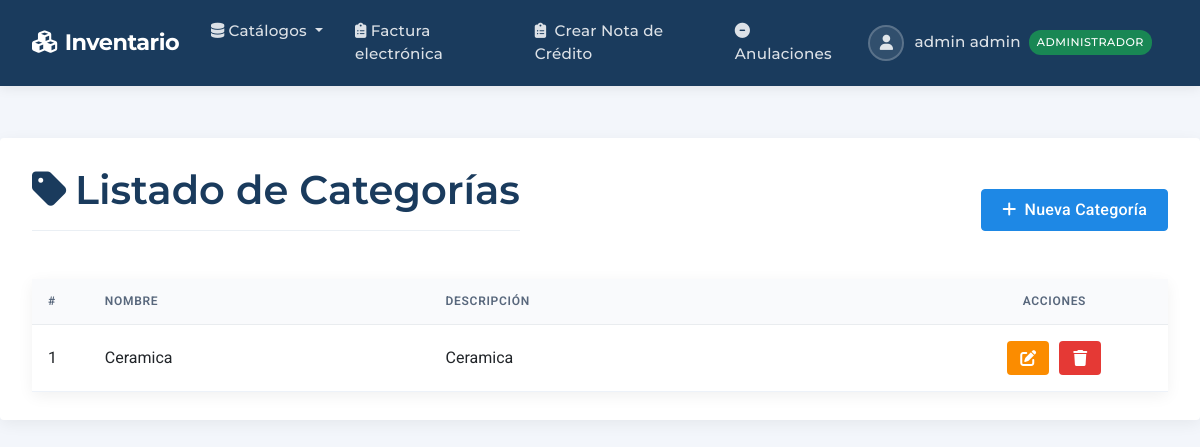
The app's page /categorias/ (signed in) with its own data.
### productos/models.py (models this page shows, shortened)
class Usuario(AbstractUser):
    rol = models.ForeignKey(
        Rol, on_delete=models.SET_NULL,
        null=True, verbose_name='Rol',
        default=get_default_rol
    )
    dui = models.CharField('DUI', max_length=9, unique=True)
    SEXO_CHOICES = [('M','Masculino'), ('F','Femenino')]
    sexo = models.CharField('Sexo', max_length=1, choices=SEXO_CHOICES)
    edad = models.PositiveIntegerField('Edad', null=True, blank=True)
    telefono = models.CharField('Teléfono', max_length=20, blank=True)
    activo = models.BooleanField('Usuario Activo', default=False,
                               help_text='Solo usuarios activos pueden acceder al sistema')
    sucursal = models.ForeignKey(
        'dte.Sucursal',
        on_delete=models.SET_NULL,
        null=True, blank=True,
        verbose_name='Sucursal Asignada',
        help_text='Sucursal a la que pertenece el usuario'
    )
    REQUIRED_FIELDS = ['email', 'first_name', 'last_name', 'dui']
    def puede_acceder(self):
        return (
            self.is_authenticated and
            self.is_active and
            self.activo and
            self.rol and
            self.rol.nombre == 'administrador'
        )

class Rol(models.Model):
    nombre = models.CharField('Nombre del rol', max_length=50)

class Categoria(models.Model):
    nombre      = models.CharField('Nombre', max_length=100)
    descripcion = models.TextField('Descripción', blank=True)

### productos/views.py (the view)
# urls.py: path('categorias/',              CategoriaListView.as_view(),   name='categoria_list'),
class CategoriaListView(LoginRequiredMixin, AdminRequiredMixin, ListView):
    model = Categoria
    template_name = 'productos/catalogos/categoria/list.html'

### productos/views.py (called while the page is built)
    def test_func(self):
        return (
            self.request.user.is_authenticated and
            self.request.user.puede_acceder()
        )

### productos/templates/productos/catalogos/categoria/list.html (shortened to what this page needs)
{% extends 'productos/base.html' %}
{% block content %}
<div class="d-flex justify-content-between align-items-center mb-4">
    <h1 class="page-title">
        <i class="fas fa-tag me-2"></i>Listado de Categorías
    </h1>
    <a href="{% url 'categoria_create' %}" class="btn btn-primary">
        <i class="fas fa-plus me-2"></i>Nueva Categoría
    </a>
</div>
{% if object_list %}
<div class="card">
    <div class="card-body p-0">
        <div class="table-responsive">
            <table class="table table-hover mb-0" >
                <thead>
                    <tr>
                        <th width="5%">#</th>
                        <th width="30%">Nombre</th>
                        <th width="45%">Descripción</th>
                        <th width="20%" class="text-center">Acciones</th>
                    </tr>
                </thead>
                <tbody>
                    {% for categoria in object_list %}
                    <tr>
                        <td>{{ forloop.counter }}</td>
                        <td>{{ categoria.nombre }}</td>
                        <td>{{ categoria.descripcion|truncatechars:100 }}</td>
                        <td class="text-center">
                            <a href="{% url 'categoria_update' categoria.id %}" class="btn btn-icon btn-edit">
                                <i class="fas fa-edit"></i>
                            </a>
                            <a href="{% url 'categoria_delete' categoria.id %}" class="btn btn-icon btn-delete">
                                <i class="fas fa-trash"></i>
                            </a>
                        </td>
                    </tr>
                    {% endfor %}
                </tbody>
            </table>
        </div>
    </div>
</div>
{% else %}
<div class="alert alert-info">
    <i class="fas fa-info-circle me-2"></i>No hay categorías registradas.
    <a href="{% url 'categoria_create' %}" class="alert-link">Agregar una nueva</a>.
</div>
{% endif %}
{% endblock %}

### productos/templates/productos/base.html (shortened to what this page needs)
<!DOCTYPE html>
<html lang="es" class="h-100">
<head>
    <link rel="stylesheet" href="https://cdn.datatables.net/2.3.2/css/dataTables.bootstrap5.css">
    <link href="https://cdn.jsdelivr.net/npm/bootstrap@5.3.0/dist/css/bootstrap.min.css" rel="stylesheet">
    <link rel="stylesheet" href="https://cdnjs.cloudflare.com/ajax/libs/font-awesome/6.4.0/css/all.min.css">
    <link rel="stylesheet" href="https://cdnjs.cloudflare.com/ajax/libs/tom-select/2.4.3/css/tom-select.bootstrap5.min.css" />
</head>
<body class="d-flex flex-column min-vh-100">
    <nav class="navbar navbar-expand-lg navbar-dark">
        <div class="container-fluid">
            <a class="navbar-brand" href="{% url 'home' %}">
                <i class="fas fa-cubes me-2"></i>Inventario
            </a>
            <div class="collapse navbar-collapse" id="navbarMain">
                <ul class="navbar-nav me-auto">
                    {% if user.is_authenticated %}
                    <li class="nav-item dropdown">
                        <a class="nav-link dropdown-toggle" href="#" data-bs-toggle="dropdown">
                            <i class="fas fa-database me-1"></i>Catálogos
                        </a>
                    </li>
                    <li class="nav-item">
                        <a class="nav-link" href="{% url 'dte:factura_list' %}">
                            <i class="fas fa-clipboard-list me-1"></i>Factura electrónica
                        </a>
                    </li>
                    <li class="nav-item">
                        <a class="nav-link" href="{% url 'dte:crear_nota_credito' %}">
                            <i class="fas fa-clipboard-list me-1"></i> Crear Nota de Crédito
                        </a>
                    </li>
                    <li class="nav-item">
                        <a class="nav-link" href="{% url 'dte:anulacion_list' %}">
                            <i class="fas fa-minus-circle"></i> Anulaciones
                        </a>
                    </li>
                    {% endif %}
                </ul>
                <ul class="navbar-nav">
                    {% if user.is_authenticated %}
                    <li class="nav-item dropdown">
                        <a class="nav-link dropdown-toggle user-dropdown" href="#" data-bs-toggle="dropdown">
                            <span class="user-avatar">
                                <i class="fas fa-user"></i>
                            </span>
                            {{ user.first_name }} {{ user.last_name }}
                            {% if user.rol %}
                                {% if user.puede_acceder %}
                                    <span class="badge-role bg-success">{{ user.rol.nombre }}</span>
                                {% else %}
                                    <span class="badge-role bg-warning">{{ user.rol.nombre }} (Sin acceso)</span>
                                {% endif %}
                            {% else %}
                                <span class="badge-role bg-danger">Sin rol</span>
                            {% endif %}
                        </a>
                    </li>
                    {% endif %}
                </ul>
            </div>
        </div>
    </nav>
    <div class="main-content">
        <div class="container">
            {% block content %}{% endblock %}
        </div>
    </div>
</body>
</html>

### productos/templates/productos/base.html (style rules this page uses)
:root { --primary-color: #1a3b5d; --primary-hover: #0e2945; --secondary-color: #1e88e5; --accent-color: #e53935; --success-color: #2e7d32; --light-bg: #f7f9fc; --dark-text: #2c3e50; --medium-text: #58677c; --light-text: #b0bec5; --header-shadow: 0 2px 12px rgba(0, 0, 0, 0.08); --card-shadow: 0 4px 16px rgba(0, 0, 0, 0.06); --border-radius: 0.25rem; }
body { font-family: 'Roboto', sans-serif; background-color: #f3f6fb; color: var(--dark-text); display: flex; flex-direction: column; min-height: 100vh; }
h1, h2, h3, h4, h5, .navbar-brand, .nav-link { font-family: 'Montserrat', sans-serif; }
.navbar { box-shadow: var(--header-shadow); padding: 0.5rem 1.25rem; background-color: var(--primary-color); }
.navbar-brand { font-weight: 700; font-size: 1.4rem; letter-spacing: -0.5px; color: white !important; }
.navbar-dark .navbar-nav .nav-link { color: rgba(255, 255, 255, 0.85); font-weight: 500; padding: 0.75rem 1rem; transition: all 0.2s ease; font-size: 0.95rem; letter-spacing: 0.2px; }
.main-content { flex: 1 0 auto; padding: 1.5rem 0; }
.container { max-width: 1400px; padding: 1.75rem 2rem; background-color: white; border-radius: var(--border-radius); box-shadow: var(--card-shadow); margin-top: 1.75rem; margin-bottom: 1.75rem; }
.page-title { color: var(--primary-color); font-weight: 600; margin-bottom: 1.5rem; padding-bottom: 1rem; border-bottom: 1px solid #eaeff4; }
.btn { font-weight: 500; padding: 0.5rem 1.25rem; border-radius: var(--border-radius); transition: all 0.2s; box-shadow: none; letter-spacing: 0.25px; }
.btn-primary { background-color: var(--secondary-color); border-color: var(--secondary-color); }
.card { border: none; box-shadow: var(--card-shadow); border-radius: var(--border-radius); transition: all 0.25s ease; }
.table { margin-bottom: 0; }
.table thead th { background-color: #f9fafc; border-bottom: 1px solid #e9ecef; font-weight: 600; color: var(--medium-text); text-transform: uppercase; font-size: 0.75rem; letter-spacing: 0.7px; padding: 0.85rem 1rem; }
.table tbody td { padding: 1rem; vertical-align: middle; border-color: #edf2f9; }
.user-dropdown::after { display: none; }
.user-dropdown { display: flex; align-items: center; }
.user-dropdown .user-avatar { width: 36px; height: 36px; border-radius: 50%; margin-right: 10px; background-color: rgba(255, 255, 255, 0.1); display: flex; align-items: center; justify-content: center; border: 2px solid rgba(255, 255, 255, 0.2); }
.badge-role { background-color: rgba(255, 255, 255, 0.15); color: white; font-size: 0.7rem; padding: 0.25rem 0.5rem; border-radius: 12px; margin-left: 0.5rem; font-weight: 500; letter-spacing: 0.5px; text-transform: uppercase; }
.btn-icon { width: 34px; height: 34px; display: inline-flex; align-items: center; justify-content: center; border-radius: var(--border-radius); margin: 0 3px; transition: all 0.2s; }
.btn-edit { background-color: #fb8c00; color: white; }
.btn-delete { background-color: var(--accent-color); color: white; }

### records on screen
Usuario: first_name "admin", last_name "admin", rol.nombre "ADMINISTRADOR"
Categoria: nombre "Ceramica", descripcion "Ceramica"
